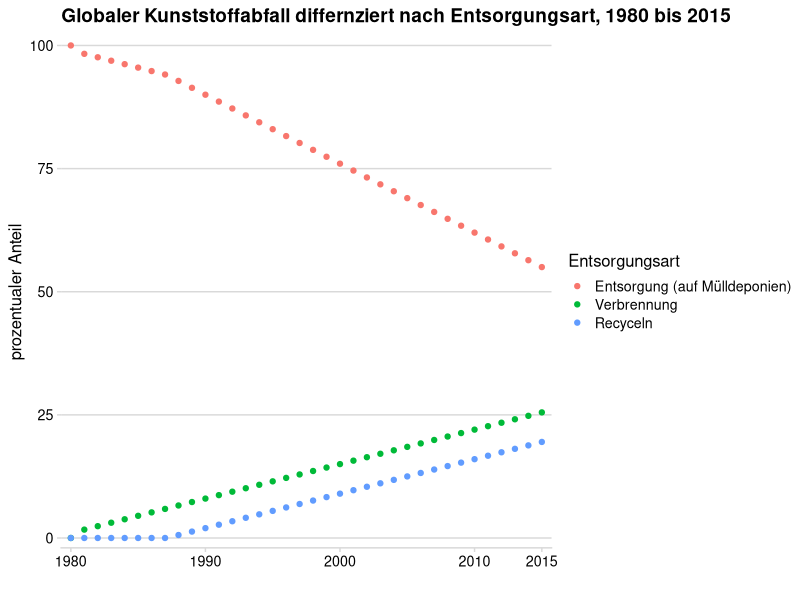

The R source for this figure:
## ---- chunk 1
library(tidyverse)
library(ggplot2)
library(dplyr)
library(cowplot)
## ---- chunk 2

global_plastic_fate <- readr::read_csv("data/global-plastic-fate.csv")

global_plastic_fate %>%
group_by(Entity) %>%
ggplot(aes(x = Year, y = `Estimated historic plastic fate`, color= Entity)) +
 geom_point()+
 scale_x_continuous(limits = c(1980, 2015), breaks = c(1980, 1990, 2000, 2010, 2015), expand = c(0.02,0.02))+
  scale_y_continuous(expand = c(0.02,0)) +
  labs(x= "", y= "prozentualer Anteil", title= "Globaler Kunststoffabfall differnziert nach Entsorgungsart, 1980 bis 2015")+
  scale_colour_discrete(name= "Entsorgungsart", breaks=c("Discarded", "Incinerated", "Recycled"),labels= c("Entsorgung (auf Mülldeponien)", "Verbrennung", "Recyceln"))+
  theme_minimal_hgrid(12)

